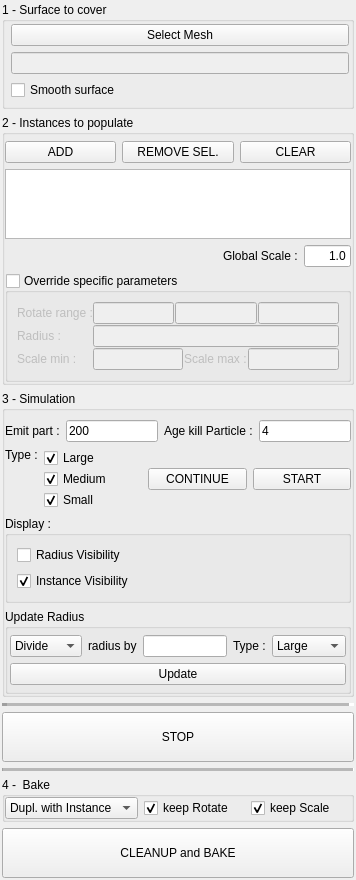
<?xml version="1.0" encoding="UTF-8"?>
<ui version="4.0">
 <class>forestGenerator</class>
 <widget class="QWidget" name="forestGenerator">
  <property name="geometry">
   <rect>
    <x>0</x>
    <y>0</y>
    <width>356</width>
    <height>816</height>
   </rect>
  </property>
  <property name="windowTitle">
   <string>Forest generator</string>
  </property>
  <layout class="QVBoxLayout" name="verticalLayout">
   <property name="spacing">
    <number>6</number>
   </property>
   <property name="margin">
    <number>2</number>
   </property>
   <item>
    <widget class="QGroupBox" name="surface_gb">
     <property name="title">
      <string>1 - Surface to cover</string>
     </property>
     <property name="flat">
      <bool>false</bool>
     </property>
     <property name="checkable">
      <bool>false</bool>
     </property>
     <layout class="QVBoxLayout" name="verticalLayout_2">
      <property name="leftMargin">
       <number>6</number>
      </property>
      <property name="topMargin">
       <number>2</number>
      </property>
      <property name="rightMargin">
       <number>2</number>
      </property>
      <property name="bottomMargin">
       <number>6</number>
      </property>
      <item>
       <widget class="QPushButton" name="surfaceSelect_bt">
        <property name="text">
         <string>Select Mesh</string>
        </property>
       </widget>
      </item>
      <item>
       <widget class="QLineEdit" name="surfaceInfo_le">
        <property name="enabled">
         <bool>false</bool>
        </property>
       </widget>
      </item>
      <item>
       <widget class="QCheckBox" name="surfaceSmooth_cb">
        <property name="text">
         <string>Smooth surface</string>
        </property>
       </widget>
      </item>
     </layout>
    </widget>
   </item>
   <item>
    <widget class="QGroupBox" name="instance_gb">
     <property name="title">
      <string>2 - Instances to populate</string>
     </property>
     <property name="flat">
      <bool>true</bool>
     </property>
     <property name="checkable">
      <bool>false</bool>
     </property>
     <layout class="QVBoxLayout" name="verticalLayout_3">
      <property name="leftMargin">
       <number>0</number>
      </property>
      <property name="topMargin">
       <number>6</number>
      </property>
      <property name="rightMargin">
       <number>0</number>
      </property>
      <property name="bottomMargin">
       <number>0</number>
      </property>
      <item>
       <layout class="QHBoxLayout" name="horizontalLayout">
        <item>
         <widget class="QPushButton" name="instanceAdd_bt">
          <property name="text">
           <string>ADD</string>
          </property>
         </widget>
        </item>
        <item>
         <widget class="QPushButton" name="instanceRemoveSel_bt">
          <property name="text">
           <string>REMOVE SEL.</string>
          </property>
         </widget>
        </item>
        <item>
         <widget class="QPushButton" name="instanceClear_bt">
          <property name="text">
           <string>CLEAR</string>
          </property>
         </widget>
        </item>
       </layout>
      </item>
      <item>
       <widget class="QTableWidget" name="instance_tw"/>
      </item>
      <item>
       <layout class="QHBoxLayout" name="horizontalLayout_6" stretch="0,0,0">
        <property name="sizeConstraint">
         <enum>QLayout::SetDefaultConstraint</enum>
        </property>
        <item>
         <spacer name="horizontalSpacer">
          <property name="orientation">
           <enum>Qt::Horizontal</enum>
          </property>
          <property name="sizeHint" stdset="0">
           <size>
            <width>280</width>
            <height>20</height>
           </size>
          </property>
         </spacer>
        </item>
        <item>
         <widget class="QLabel" name="globalScale_lb">
          <property name="text">
           <string>Global Scale :</string>
          </property>
         </widget>
        </item>
        <item>
         <widget class="QLineEdit" name="globalScale_le">
          <property name="sizePolicy">
           <sizepolicy hsizetype="Expanding" vsizetype="Fixed">
            <horstretch>0</horstretch>
            <verstretch>0</verstretch>
           </sizepolicy>
          </property>
          <property name="minimumSize">
           <size>
            <width>0</width>
            <height>0</height>
           </size>
          </property>
          <property name="sizeIncrement">
           <size>
            <width>0</width>
            <height>0</height>
           </size>
          </property>
          <property name="baseSize">
           <size>
            <width>0</width>
            <height>0</height>
           </size>
          </property>
          <property name="text">
           <string>1.0</string>
          </property>
          <property name="alignment">
           <set>Qt::AlignRight|Qt::AlignTrailing|Qt::AlignVCenter</set>
          </property>
         </widget>
        </item>
       </layout>
      </item>
      <item>
       <widget class="QGroupBox" name="global_gb">
        <property name="title">
         <string>Override specific parameters</string>
        </property>
        <property name="flat">
         <bool>true</bool>
        </property>
        <property name="checkable">
         <bool>true</bool>
        </property>
        <property name="checked">
         <bool>false</bool>
        </property>
        <layout class="QVBoxLayout" name="verticalLayout_4">
         <property name="margin">
          <number>0</number>
         </property>
         <item>
          <widget class="QWidget" name="global_qw" native="true">
           <property name="enabled">
            <bool>false</bool>
           </property>
           <layout class="QVBoxLayout" name="global_lt">
            <property name="spacing">
             <number>1</number>
            </property>
            <item>
             <layout class="QHBoxLayout" name="horizontalLayout_4">
              <item>
               <widget class="QLabel" name="globalRotate_lb">
                <property name="minimumSize">
                 <size>
                  <width>75</width>
                  <height>0</height>
                 </size>
                </property>
                <property name="text">
                 <string>Rotate range :</string>
                </property>
               </widget>
              </item>
              <item>
               <widget class="QLineEdit" name="globalRotateX_le"/>
              </item>
              <item>
               <widget class="QLineEdit" name="globalRotateY_le"/>
              </item>
              <item>
               <widget class="QLineEdit" name="globalRotateZ_le"/>
              </item>
             </layout>
            </item>
            <item>
             <layout class="QHBoxLayout" name="horizontalLayout_3">
              <item>
               <widget class="QLabel" name="globalRadius_lb">
                <property name="minimumSize">
                 <size>
                  <width>75</width>
                  <height>0</height>
                 </size>
                </property>
                <property name="text">
                 <string>Radius :</string>
                </property>
               </widget>
              </item>
              <item>
               <widget class="QLineEdit" name="globalRadius_le">
                <property name="minimumSize">
                 <size>
                  <width>0</width>
                  <height>0</height>
                 </size>
                </property>
               </widget>
              </item>
             </layout>
            </item>
            <item>
             <layout class="QHBoxLayout" name="horizontalLayout_2">
              <item>
               <widget class="QLabel" name="globalScaleMin_lb">
                <property name="minimumSize">
                 <size>
                  <width>75</width>
                  <height>0</height>
                 </size>
                </property>
                <property name="text">
                 <string>Scale min :</string>
                </property>
               </widget>
              </item>
              <item>
               <widget class="QLineEdit" name="globalScaleMin_le"/>
              </item>
              <item>
               <widget class="QLabel" name="globalScaleMax_lb">
                <property name="text">
                 <string>Scale max :</string>
                </property>
               </widget>
              </item>
              <item>
               <widget class="QLineEdit" name="globalScaleMax_le"/>
              </item>
             </layout>
            </item>
           </layout>
          </widget>
         </item>
        </layout>
       </widget>
      </item>
     </layout>
    </widget>
   </item>
   <item>
    <widget class="QGroupBox" name="simulation_gb">
     <property name="title">
      <string>3 - Simulation</string>
     </property>
     <property name="flat">
      <bool>true</bool>
     </property>
     <layout class="QVBoxLayout" name="verticalLayout_8">
      <property name="leftMargin">
       <number>0</number>
      </property>
      <property name="rightMargin">
       <number>0</number>
      </property>
      <property name="bottomMargin">
       <number>0</number>
      </property>
      <item>
       <layout class="QHBoxLayout" name="horizontalLayout_11">
        <item>
         <layout class="QHBoxLayout" name="horizontalLayout_10">
          <item>
           <widget class="QLabel" name="simulationEmit_lb">
            <property name="text">
             <string>Emit part :</string>
            </property>
           </widget>
          </item>
          <item>
           <widget class="QLineEdit" name="simulationEmit_le">
            <property name="text">
             <string>200</string>
            </property>
           </widget>
          </item>
         </layout>
        </item>
        <item>
         <layout class="QHBoxLayout" name="horizontalLayout_9">
          <item>
           <widget class="QLabel" name="simulationAge_lb">
            <property name="text">
             <string>Age kill Particle :</string>
            </property>
           </widget>
          </item>
          <item>
           <widget class="QLineEdit" name="simulationAge_le">
            <property name="text">
             <string>4</string>
            </property>
           </widget>
          </item>
         </layout>
        </item>
       </layout>
      </item>
      <item>
       <layout class="QHBoxLayout" name="horizontalLayout_8">
        <item>
         <layout class="QHBoxLayout" name="horizontalLayout_5">
          <item>
           <widget class="QLabel" name="label">
            <property name="sizePolicy">
             <sizepolicy hsizetype="Fixed" vsizetype="Preferred">
              <horstretch>0</horstretch>
              <verstretch>0</verstretch>
             </sizepolicy>
            </property>
            <property name="minimumSize">
             <size>
              <width>10</width>
              <height>0</height>
             </size>
            </property>
            <property name="text">
             <string>Type :</string>
            </property>
            <property name="alignment">
             <set>Qt::AlignLeading|Qt::AlignLeft|Qt::AlignTop</set>
            </property>
           </widget>
          </item>
          <item>
           <layout class="QVBoxLayout" name="verticalLayout_6">
            <property name="spacing">
             <number>1</number>
            </property>
            <item>
             <widget class="QCheckBox" name="simulationlarge_cb">
              <property name="text">
               <string>Large</string>
              </property>
              <property name="checked">
               <bool>true</bool>
              </property>
             </widget>
            </item>
            <item>
             <widget class="QCheckBox" name="simulationMedium_cb">
              <property name="text">
               <string>Medium</string>
              </property>
              <property name="checked">
               <bool>true</bool>
              </property>
             </widget>
            </item>
            <item>
             <widget class="QCheckBox" name="simulationSmall_cb">
              <property name="text">
               <string>Small</string>
              </property>
              <property name="checked">
               <bool>true</bool>
              </property>
             </widget>
            </item>
           </layout>
          </item>
          <item>
           <widget class="QPushButton" name="simulationContinue_bt">
            <property name="text">
             <string>CONTINUE</string>
            </property>
           </widget>
          </item>
          <item>
           <widget class="QPushButton" name="simulationStart_bt">
            <property name="text">
             <string>START</string>
            </property>
           </widget>
          </item>
         </layout>
        </item>
       </layout>
      </item>
      <item>
       <widget class="QGroupBox" name="groupBox">
        <property name="title">
         <string>Display :</string>
        </property>
        <layout class="QVBoxLayout" name="verticalLayout_5">
         <item>
          <widget class="QCheckBox" name="simulationDisplayRadius_cb">
           <property name="text">
            <string>Radius Visibility</string>
           </property>
          </widget>
         </item>
         <item>
          <widget class="QCheckBox" name="simulationDisplayInstance_cb">
           <property name="layoutDirection">
            <enum>Qt::LeftToRight</enum>
           </property>
           <property name="text">
            <string>Instance Visibility</string>
           </property>
           <property name="checked">
            <bool>true</bool>
           </property>
          </widget>
         </item>
        </layout>
       </widget>
      </item>
      <item>
       <widget class="QGroupBox" name="updateRadius_gb">
        <property name="title">
         <string>Update Radius</string>
        </property>
        <layout class="QVBoxLayout" name="verticalLayout_9">
         <property name="leftMargin">
          <number>2</number>
         </property>
         <property name="topMargin">
          <number>6</number>
         </property>
         <property name="rightMargin">
          <number>2</number>
         </property>
         <property name="bottomMargin">
          <number>6</number>
         </property>
         <item>
          <layout class="QHBoxLayout" name="horizontalLayout_12">
           <item>
            <widget class="QComboBox" name="updateRadiusOp_cb">
             <item>
              <property name="text">
               <string>Divide</string>
              </property>
             </item>
             <item>
              <property name="text">
               <string>Multiply</string>
              </property>
             </item>
            </widget>
           </item>
           <item>
            <widget class="QLabel" name="updateRadiusBy_lb">
             <property name="text">
              <string>radius by</string>
             </property>
            </widget>
           </item>
           <item>
            <widget class="QLineEdit" name="updateRadiusBy_le"/>
           </item>
           <item>
            <widget class="QLabel" name="updateRadiusType_lb">
             <property name="text">
              <string>Type :</string>
             </property>
            </widget>
           </item>
           <item>
            <widget class="QComboBox" name="updateRadiusType_cb">
             <property name="currentIndex">
              <number>2</number>
             </property>
             <item>
              <property name="text">
               <string>Small</string>
              </property>
             </item>
             <item>
              <property name="text">
               <string>Medium</string>
              </property>
             </item>
             <item>
              <property name="text">
               <string>Large</string>
              </property>
             </item>
            </widget>
           </item>
          </layout>
         </item>
         <item>
          <widget class="QPushButton" name="updateRadius_bt">
           <property name="text">
            <string>Update</string>
           </property>
          </widget>
         </item>
        </layout>
       </widget>
      </item>
     </layout>
    </widget>
   </item>
   <item>
    <widget class="Line" name="line">
     <property name="lineWidth">
      <number>5</number>
     </property>
     <property name="midLineWidth">
      <number>5</number>
     </property>
     <property name="orientation">
      <enum>Qt::Horizontal</enum>
     </property>
    </widget>
   </item>
   <item>
    <widget class="QPushButton" name="stop_bt">
     <property name="minimumSize">
      <size>
       <width>0</width>
       <height>50</height>
      </size>
     </property>
     <property name="text">
      <string>STOP</string>
     </property>
     <property name="default">
      <bool>false</bool>
     </property>
     <property name="flat">
      <bool>false</bool>
     </property>
    </widget>
   </item>
   <item>
    <widget class="Line" name="line_2">
     <property name="midLineWidth">
      <number>5</number>
     </property>
     <property name="orientation">
      <enum>Qt::Horizontal</enum>
     </property>
    </widget>
   </item>
   <item>
    <widget class="QWidget" name="bake_qw" native="true">
     <layout class="QVBoxLayout" name="bake_lt">
      <property name="margin">
       <number>0</number>
      </property>
      <item>
       <widget class="QGroupBox" name="bake_gb">
        <property name="title">
         <string>4 -  Bake</string>
        </property>
        <property name="flat">
         <bool>true</bool>
        </property>
        <layout class="QVBoxLayout" name="verticalLayout_7">
         <property name="margin">
          <number>0</number>
         </property>
         <item>
          <layout class="QHBoxLayout" name="horizontalLayout_7">
           <item>
            <widget class="QComboBox" name="bakeType_cmb">
             <item>
              <property name="text">
               <string>Dupl. with Instance</string>
              </property>
             </item>
             <item>
              <property name="text">
               <string>Dupl. with Copy</string>
              </property>
             </item>
             <item>
              <property name="text">
               <string>Reference</string>
              </property>
             </item>
            </widget>
           </item>
           <item>
            <widget class="QCheckBox" name="bakeKeepRotate_cb">
             <property name="text">
              <string>keep Rotate</string>
             </property>
             <property name="checked">
              <bool>true</bool>
             </property>
            </widget>
           </item>
           <item>
            <widget class="QCheckBox" name="bakeKeepScale_cb">
             <property name="text">
              <string>keep Scale</string>
             </property>
             <property name="checked">
              <bool>true</bool>
             </property>
            </widget>
           </item>
          </layout>
         </item>
        </layout>
       </widget>
      </item>
      <item>
       <widget class="QPushButton" name="bake_bn">
        <property name="minimumSize">
         <size>
          <width>0</width>
          <height>50</height>
         </size>
        </property>
        <property name="text">
         <string>CLEANUP and BAKE</string>
        </property>
       </widget>
      </item>
     </layout>
    </widget>
   </item>
  </layout>
 </widget>
 <resources/>
 <connections/>
</ui>
